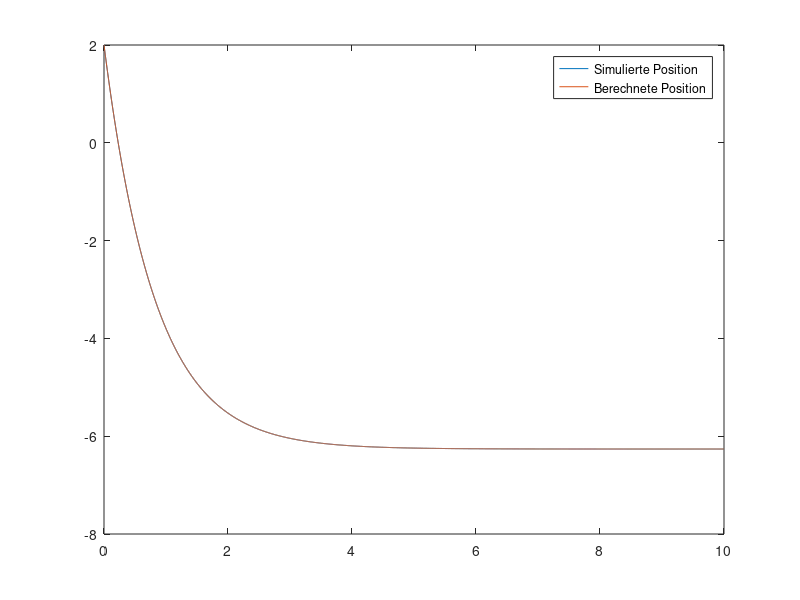
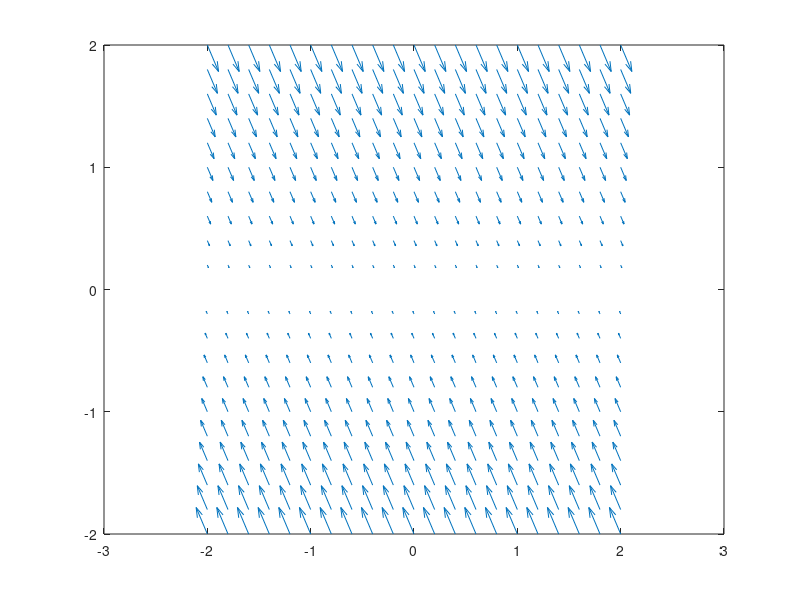

These figures' MATLAB source, in order:
% RST 2 Versuch 2
load Modellparameter.mat

a = (Ke*Km)/(J * R) + mu / J;
b = (Km * V)/(J * R);

A = [0,1;0,-a];
B = [0;b];
C = [1,0];
%% Aufgabe 1

%c)
sigma = ss(A,B,C,0);
x0 = [2;-10];
t = 0:2e-3:10;
u = zeros (size(t));

[y,t,x] = lsim(sigma, u, t, x0);

plot(t,y,t, 2-10/a * (1-exp(-a*t)));
legend('Simulierte Position', 'Berechnete Position');

%d)
[x1,x2] = meshgrid(-2:0.2:2);
dx1 = x2;
dx2 = -2*x2;

figure;
quiver(x1,x2,dx1,dx2)

%e)
e = eig(A);

%% Aufgabe 2


